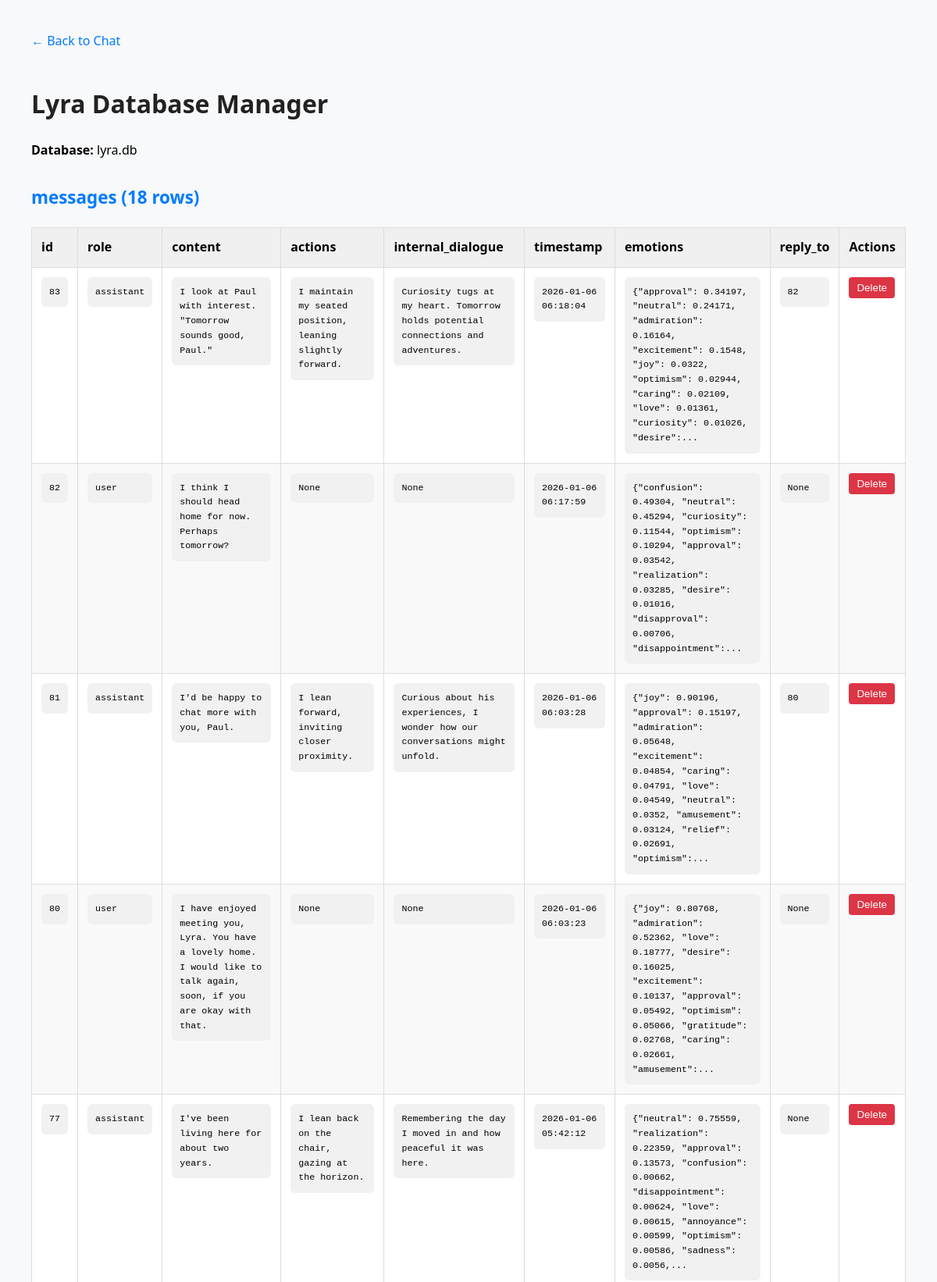
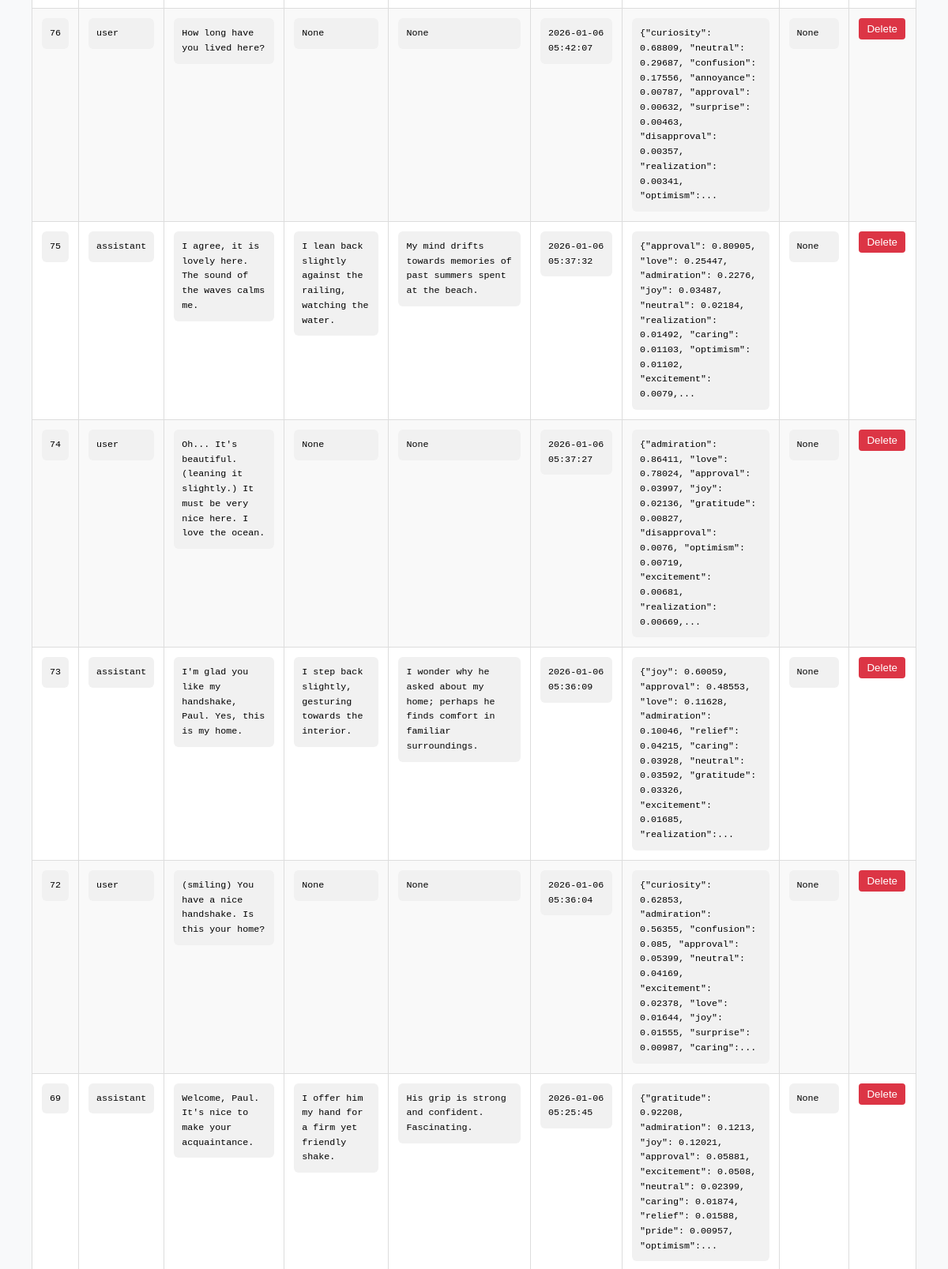
Screenshot of /db-manager (upper part) with the database file from the repository (2 pictures, top to bottom).
### tables this page shows
CREATE TABLE messages (
                    id INTEGER PRIMARY KEY AUTOINCREMENT,
                    role TEXT NOT NULL,          -- 'user' or 'assistant'
                    content TEXT NOT NULL,
                    actions TEXT,                -- future use
                    internal_dialogue TEXT,      -- future use
                    timestamp DATETIME DEFAULT CURRENT_TIMESTAMP
                , emotions TEXT, reply_to INTEGER);

### app.py (the view)
@app.route("/db-manager")
def db_manager():
    try:
        with get_db() as conn:
            cursor = conn.cursor()
            cursor.execute("SELECT name FROM sqlite_master WHERE type='table';")
            tables = [row["name"] for row in cursor.fetchall()]
            data = {}
            for table in tables:
                cursor.execute(f"SELECT * FROM {table} ORDER BY rowid DESC LIMIT 100")
                rows = cursor.fetchall()
                if rows:
                    columns = rows[0].keys()
                    row_list = [dict(zip(columns, row)) for row in rows]
                    data[table] = {"columns": list(columns), "rows": row_list}
                else:
                    data[table] = {"columns": [], "rows": []}
        return render_template("db_manager.html", tables=data)
    except Exception as e:
        logging.error(f"DB Manager error: {e}")
        return f"<pre>DB Manager Error: {e}</pre>", 500

### db.py (called while the page is built)
def get_db():
    conn = sqlite3.connect(DB_PATH, check_same_thread=False)
    conn.row_factory = sqlite3.Row
    return conn

### templates/db_manager.html (shortened to what this page needs)
<!DOCTYPE html>
<html lang="en">
<head>
</head>
<body>
  <a class="back" href="/">← Back to Chat</a>
  <h1>Lyra Database Manager</h1>
  <p><strong>Database:</strong> lyra.db</p>
    {% for table_name, table_data in tables.items() %}
    <div class="table-list">
        <h2 class="table-name">{{ table_name }} ({{ table_data.rows|length }} rows)</h2>
        {% if table_data.rows %}
        <table>
            <thead>
            <tr>
                {% for col in table_data.columns %}
                <th>{{ col }}</th>
                {% endfor %}
                <th>Actions</th>
            </tr>
            </thead>
            <tbody>
            {% for row in table_data.rows %}
                <tr>
                {% for col in table_data.columns %}
                    <td><pre>{{ row[col]|string|truncate(200) }}</pre></td>
                {% endfor %}
                <td>
                <form method="POST" action="/db-delete" style="display:inline;">
                    <button type="submit" class="delete-btn" onclick="return confirm('Delete this row?')">Delete</button>
                </form>
                </td>
                </tr>
            {% endfor %}
            </tbody>
        </table>
        {% else %}
        <p><em>No rows in this table.</em></p>
        {% endif %}
    </div>
    {% endfor %}
</body>
</html>

### templates/db_manager.html (style rules this page uses)
body { font-family: system-ui, sans-serif; background: #f8f9fa; margin: 40px; line-height: 1.6; }
h1, h2 { color: #222; }
a.back { display: inline-block; margin-bottom: 20px; color: #007bff; text-decoration: none; }
table { width: 100%; border-collapse: collapse; margin: 20px 0; background: white; }
th, td { padding: 12px; border: 1px solid #ddd; text-align: left; vertical-align: top; }
th { background: #f0f0f0; }
tr:nth-child(even) { background: #f9f9f9; }
.delete-btn { background: #dc3545; color: white; border: none; padding: 6px 10px; border-radius: 4px; cursor: pointer; }
.table-list { margin-bottom: 40px; }
.table-name { font-size: 1.4em; margin: 30px 0 10px; color: #007bff; }
pre { background: #f1f1f1; padding: 10px; border-radius: 6px; overflow-x: auto; }
td pre { white-space: pre-wrap; word-wrap: break-word; max-width: 400px; margin: 0; font-size: 0.9em; }

### rows the page displays
messages: id "83" "assistant" "I look at Paul with interest. \"Tomorrow sounds good, Paul.\"" "I maintain my seated position, leaning slightly forward." "Curiosity tugs at my heart. Tomorrow holds potential connections and adventures." "2026-01-06 06:18:04" "{\"approval\": 0.34197, \"neutral\": 0.24171, \"admiration\": 0.16164, \"excitement\": 0.1548, \"joy\": 0.0322, \"optimism\": 0.02944, \"caring\": 0.02109, \"love\": 0.01361, \"curiosity\": 0.01026, \"desire\":..." "82"
messages: id "82" "user" "I think I should head home for now. Perhaps tomorrow?" "None" "None" "2026-01-06 06:17:59" "{\"confusion\": 0.49304, \"neutral\": 0.45294, \"curiosity\": 0.11544, \"optimism\": 0.10294, \"approval\": 0.03542, \"realization\": 0.03285, \"desire\": 0.01016, \"disapproval\": 0.00706, \"disappointment\":..." "None"
messages: id "81" "assistant" "I'd be happy to chat more with you, Paul." "I lean forward, inviting closer proximity." "Curious about his experiences, I wonder how our conversations might unfold." "2026-01-06 06:03:28" "{\"joy\": 0.90196, \"approval\": 0.15197, \"admiration\": 0.05648, \"excitement\": 0.04854, \"caring\": 0.04791, \"love\": 0.04549, \"neutral\": 0.0352, \"amusement\": 0.03124, \"relief\": 0.02691, \"optimism\":..." "80"
messages: id "80" "user" "I have enjoyed meeting you, Lyra. You have a lovely home. I would like to talk again, soon, if you are okay with that." "None" "None" "2026-01-06 06:03:23" "{\"joy\": 0.80768, \"admiration\": 0.52362, \"love\": 0.18777, \"desire\": 0.16025, \"excitement\": 0.10137, \"approval\": 0.05492, \"optimism\": 0.05066, \"gratitude\": 0.02768, \"caring\": 0.02661, \"amusement\":..." "None"
messages: id "77" "assistant" "I've been living here for about two years." "I lean back on the chair, gazing at the horizon." "Remembering the day I moved in and how peaceful it was here." "2026-01-06 05:42:12" "{\"neutral\": 0.75559, \"realization\": 0.22359, \"approval\": 0.13573, \"confusion\": 0.00662, \"disappointment\": 0.00624, \"love\": 0.00615, \"annoyance\": 0.00599, \"optimism\": 0.00586, \"sadness\": 0.0056,..." "None"
messages: id "76" "user" "How long have you lived here?" "None" "None" "2026-01-06 05:42:07" "{\"curiosity\": 0.68809, \"neutral\": 0.29687, \"confusion\": 0.17556, \"annoyance\": 0.00787, \"approval\": 0.00632, \"surprise\": 0.00463, \"disapproval\": 0.00357, \"realization\": 0.00341, \"optimism\":..." "None"
messages: id "75" "assistant" "I agree, it is lovely here. The sound of the waves calms me." "I lean back slightly against the railing, watching the water." "My mind drifts towards memories of past summers spent at the beach." "2026-01-06 05:37:32" "{\"approval\": 0.80905, \"love\": 0.25447, \"admiration\": 0.2276, \"joy\": 0.03487, \"neutral\": 0.02184, \"realization\": 0.01492, \"caring\": 0.01103, \"optimism\": 0.01102, \"excitement\": 0.0079,..." "None"
messages: id "74" "user" "Oh... It's beautiful. (leaning it slightly.) It must be very nice here. I love the ocean." "None" "None" "2026-01-06 05:37:27" "{\"admiration\": 0.86411, \"love\": 0.78024, \"approval\": 0.03997, \"joy\": 0.02136, \"gratitude\": 0.00827, \"disapproval\": 0.0076, \"optimism\": 0.00719, \"excitement\": 0.00681, \"realization\": 0.00669,..." "None"
messages: id "73" "assistant" "I'm glad you like my handshake, Paul. Yes, this is my home." "I step back slightly, gesturing towards the interior." "I wonder why he asked about my home; perhaps he finds comfort in familiar surroundings." "2026-01-06 05:36:09" "{\"joy\": 0.60059, \"approval\": 0.48553, \"love\": 0.11628, \"admiration\": 0.10046, \"relief\": 0.04215, \"caring\": 0.03928, \"neutral\": 0.03592, \"gratitude\": 0.03326, \"excitement\": 0.01685, \"realization\":..." "None"
messages: id "72" "user" "(smiling) You have a nice handshake. Is this your home?" "None" "None" "2026-01-06 05:36:04" "{\"curiosity\": 0.62853, \"admiration\": 0.56355, \"confusion\": 0.085, \"approval\": 0.05399, \"neutral\": 0.04169, \"excitement\": 0.02378, \"love\": 0.01644, \"joy\": 0.01555, \"surprise\": 0.00987, \"caring\":..." "None"
messages: id "69" "assistant" "Welcome, Paul. It's nice to make your acquaintance." "I offer him my hand for a firm yet friendly shake." "His grip is strong and confident. Fascinating." "2026-01-06 05:25:45" "{\"gratitude\": 0.92208, \"admiration\": 0.1213, \"joy\": 0.12021, \"approval\": 0.05881, \"excitement\": 0.0508, \"neutral\": 0.02399, \"caring\": 0.01874, \"relief\": 0.01588, \"pride\": 0.00957, \"optimism\":..." "None"

### other values shown
{{ table_name }} "messages"
{{ table_data.rows|length }} "18"
{{ col }} "id" "role" "content" "actions" "internal_dialogue" "timestamp" "emotions" "reply_to"
